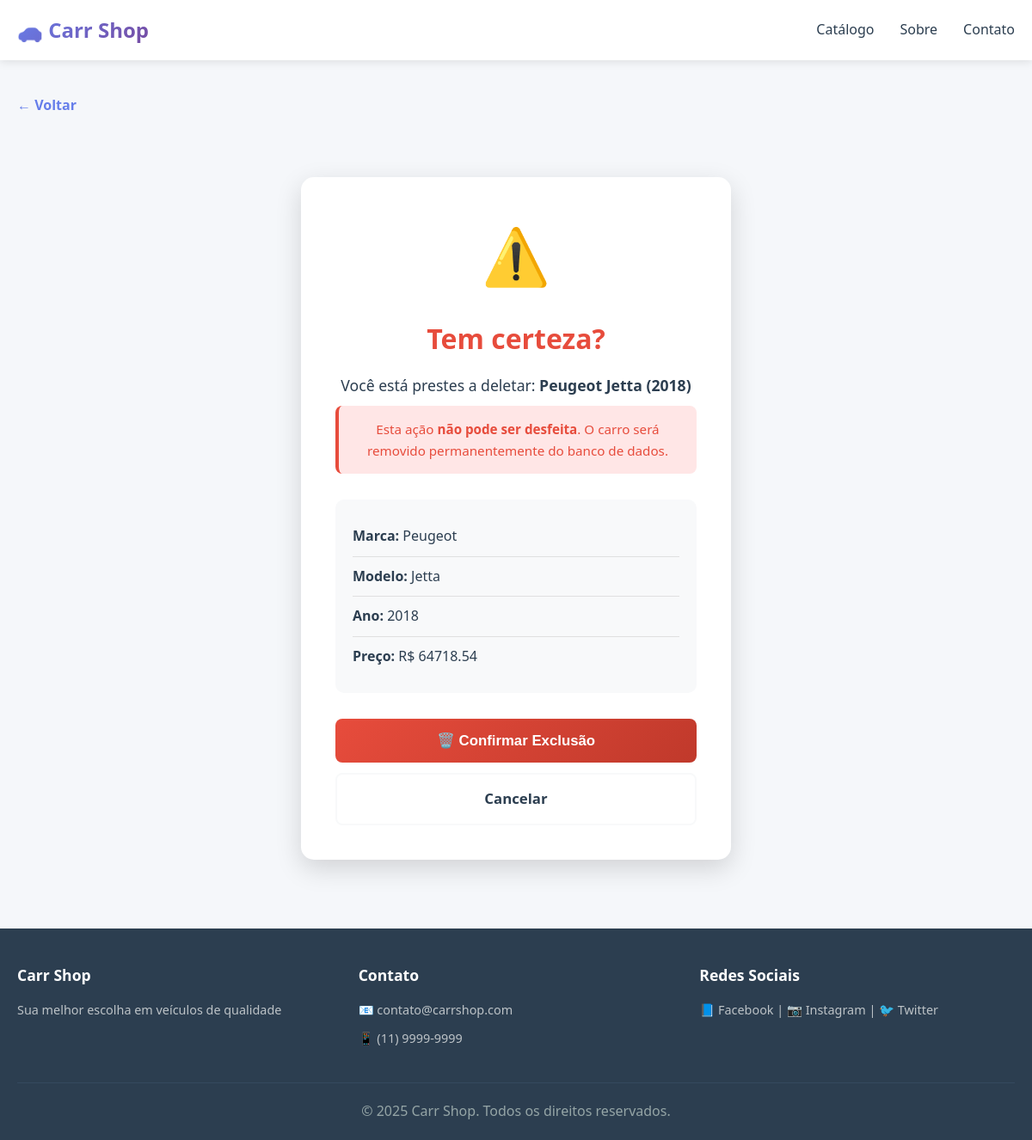
/carr/1/deletar/, run on the app's committed database.
### carr/models.py (models this page shows, shortened)
class carr(models.Model):
    name = models.CharField(max_length=100)
    model = models.CharField(max_length=100)
    year = models.IntegerField()
    price = models.DecimalField(max_digits=10, decimal_places=2)

### carr/views.py (the view)
# urls.py: path('<int:id>/deletar/', views.carr_deletar, name='carr_deletar'),
def carr_deletar(request, id):
    carro = get_object_or_404(CarrModel, id=id)
    if request.method == 'POST':
        carro.delete()
        return redirect('carr_list')
    return render(request, 'carr/carr_confirmar_delete.html', {'carro': carro})

### carr/templates/carr/carr_confirmar_delete.html (shortened to what this page needs)
{% load static %}
<!DOCTYPE html>
<html lang="pt-BR">
<head>
    <link rel="stylesheet" href="{% static 'css/style.css' %}">
</head>
<body>
    <nav class="navbar">
        <div class="nav-container">
            <div class="logo">🚗 Carr Shop</div>
            <ul class="nav-menu">
                <li><a href="{% url 'carr_list' %}">Catálogo</a></li>
                <li><a href="#sobre">Sobre</a></li>
                <li><a href="#contato">Contato</a></li>
            </ul>
        </div>
    </nav>
    <div class="container">
        <a href="{% url 'carr_detalhe' carro.id %}" class="breadcrumb">← Voltar</a>
        <div class="delete-container">
            <div class="delete-box">
                <div class="delete-icon">⚠️</div>
                <h1>Tem certeza?</h1>
                <p class="delete-message">
                    Você está prestes a deletar: <strong>{{ carro.name }} {{ carro.model }} ({{ carro.year }})</strong>
                </p>
                <p class="delete-warning">
                    Esta ação <strong>não pode ser desfeita</strong>. O carro será removido permanentemente do banco de dados.
                </p>
                <div class="carro-preview">
                    <div class="preview-item">
                        <strong>Marca:</strong> {{ carro.name }}
                    </div>
                    <div class="preview-item">
                        <strong>Modelo:</strong> {{ carro.model }}
                    </div>
                    <div class="preview-item">
                        <strong>Ano:</strong> {{ carro.year }}
                    </div>
                    <div class="preview-item">
                        <strong>Preço:</strong> R$ {{ carro.price|floatformat:2 }}
                    </div>
                </div>
                <form method="POST" class="delete-form">
                    <button type="submit" class="btn btn-danger btn-grande">🗑️ Confirmar Exclusão</button>
                    <a href="{% url 'carr_detalhe' carro.id %}" class="btn btn-secundario btn-grande">Cancelar</a>
                </form>
            </div>
        </div>
    </div>
    <footer class="footer">
        <div class="footer-content">
            <div class="footer-section">
                <h4>Carr Shop</h4>
                <p>Sua melhor escolha em veículos de qualidade</p>
            </div>
            <div class="footer-section">
                <h4>Contato</h4>
                <p>📧 contato@carrshop.com</p>
                <p>📱 (11) 9999-9999</p>
            </div>
            <div class="footer-section">
                <h4>Redes Sociais</h4>
                <p>📘 Facebook | 📷 Instagram | 🐦 Twitter</p>
            </div>
        </div>
        <div class="footer-bottom">
            <p>&copy; 2025 Carr Shop. Todos os direitos reservados.</p>
        </div>
    </footer>
</body>
</html>

### carr/static/css/style.css (style rules this page uses)
* { margin: 0; padding: 0; box-sizing: border-box; }
:root { --primary: #667eea; --primary-dark: #764ba2; --success: #27ae60; --danger: #e74c3c; --warning: #f39c12; --light: #f8f9fa; --dark: #2c3e50; --gray: #95a5a6; }
body { font-family: 'Segoe UI', Tahoma, Geneva, Verdana, sans-serif; background: #f5f7fa; color: var(--dark); line-height: 1.6; }
.navbar { background: white; box-shadow: 0 2px 10px rgba(0, 0, 0, 0.1); position: sticky; top: 0; z-index: 100; }
.nav-container { max-width: 1200px; margin: 0 auto; padding: 0 20px; display: flex; justify-content: space-between; align-items: center; height: 70px; }
.logo { font-size: 1.5em; font-weight: bold; background: linear-gradient(135deg, var(--primary) 0%, var(--primary-dark) 100%); -webkit-background-clip: text; -webkit-text-fill-color: transparent; background-clip: text; }
.nav-menu { display: flex; list-style: none; gap: 30px; }
.nav-menu a { color: var(--dark); text-decoration: none; font-weight: 500; transition: color 0.3s ease; }
.container { max-width: 1200px; margin: 0 auto; padding: 40px 20px; }
.btn { padding: 10px 20px; border: none; border-radius: 8px; font-weight: 600; cursor: pointer; transition: all 0.3s ease; text-decoration: none; display: inline-block; text-align: center; font-size: 0.95em; }
.btn-secundario { background: white; color: var(--dark); border: 2px solid var(--light); }
.btn-danger { background: linear-gradient(135deg, var(--danger) 0%, #c0392b 100%); color: white; }
.btn-grande { padding: 15px 30px; font-size: 1.05em; width: 100%; }
.breadcrumb { display: inline-block; color: var(--primary); text-decoration: none; margin-bottom: 30px; font-weight: 600; transition: color 0.3s ease; }
.footer { background: var(--dark); color: white; padding: 40px 20px 20px; }
.footer-content { max-width: 1200px; margin: 0 auto; display: grid; grid-template-columns: repeat(auto-fit, minmax(250px, 1fr)); gap: 30px; margin-bottom: 30px; }
.footer-section h4 { margin-bottom: 15px; font-size: 1.1em; }
.footer-section p { color: #bdc3c7; margin-bottom: 10px; font-size: 0.9em; }
.footer-bottom { max-width: 1200px; margin: 0 auto; padding-top: 20px; border-top: 1px solid #34495e; text-align: center; color: #95a5a6; }
.delete-container { display: flex; align-items: center; justify-content: center; padding: 40px 20px; }
.delete-box { background: white; padding: 40px; border-radius: 15px; box-shadow: 0 10px 30px rgba(0, 0, 0, 0.15); text-align: center; max-width: 500px; width: 100%; }
.delete-icon { font-size: 4em; margin-bottom: 20px; }
.delete-box h1 { color: var(--danger); font-size: 2em; margin-bottom: 15px; }
.delete-message { color: var(--dark); font-size: 1.1em; margin-bottom: 10px; }
.delete-warning { color: var(--danger); font-size: 0.95em; margin-bottom: 30px; background: #ffe6e6; padding: 15px; border-radius: 8px; border-left: 4px solid var(--danger); }
.carro-preview { background: var(--light); padding: 20px; border-radius: 10px; margin-bottom: 30px; text-align: left; }
.preview-item { padding: 10px 0; border-bottom: 1px solid #e0e0e0; color: var(--dark); }
.preview-item:last-child { border-bottom: none; }
.delete-form { display: flex; flex-direction: column; gap: 12px; }

### data on the page
carr: name "Peugeot", model "Jetta", year "2018", price "64718.54"
